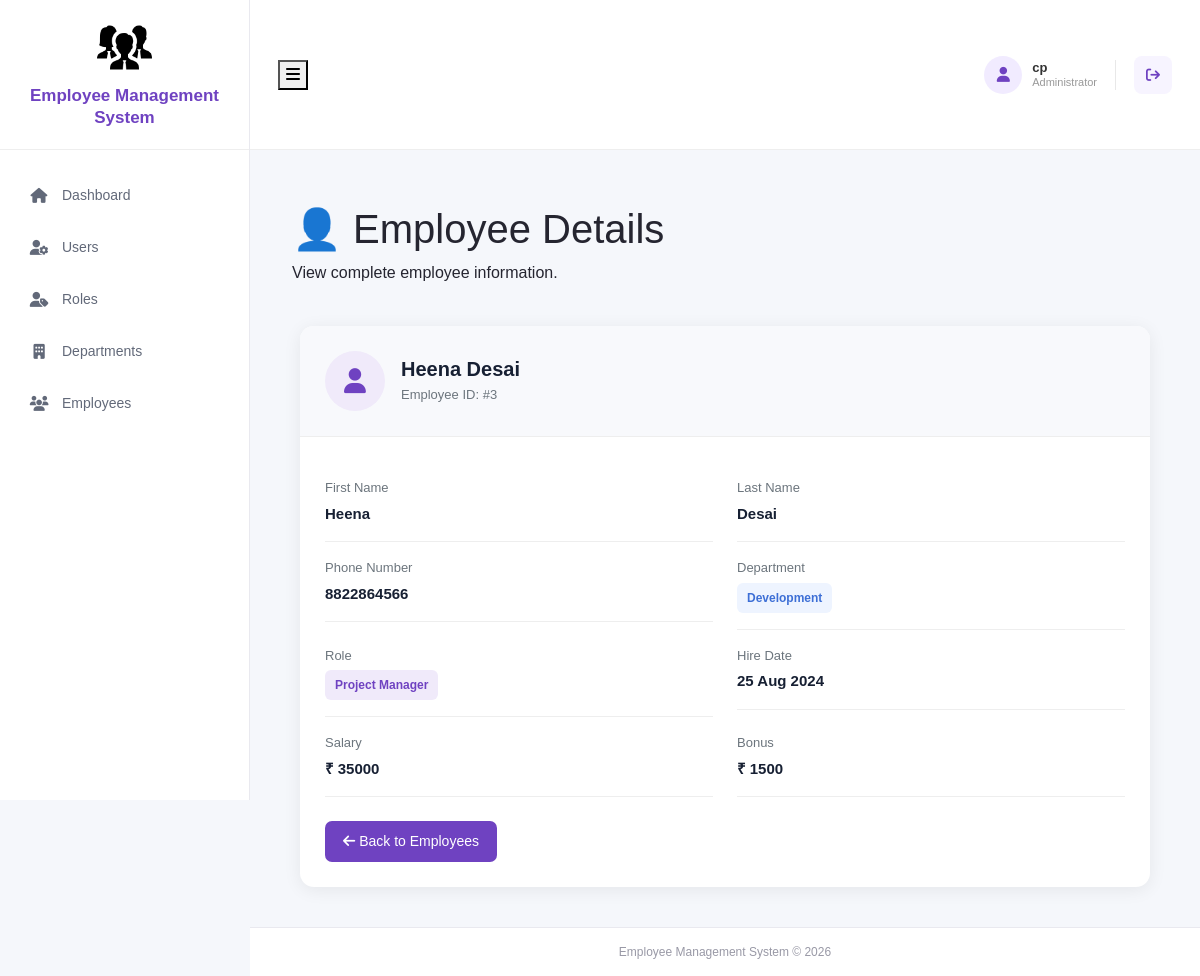
Page /employees/3/ (signed in) on the committed database.
### employee_app/models.py (models this page shows, shortened)
class Employee(models.Model):
     first_name = models.CharField(max_length=30,null=False)
     last_name = models.CharField(max_length=30,null=False)
     dept = models.ForeignKey(Department, on_delete=models.CASCADE)
     salary = models.IntegerField(default=0)
     bonus = models.IntegerField(default=0)
     role = models.ForeignKey(Role, on_delete=models.CASCADE)
     phone = models.IntegerField(default=0)
     hire_date = models.DateField()

class Department(models.Model):
     name = models.CharField(max_length=30, null=False)
     location = models.CharField(max_length=30)

class Role(models.Model):
     name = models.CharField(max_length=30, null=False)

### employee_app/views.py (the view)
@login_required
def show_emp(request, emp_id):
    employee = get_object_or_404(
        Employee.objects.select_related(
            'dept',
            'role'
        ),
        id=emp_id
    )
    return render(
        request,
        'employees/show_emp.html',
        {
            'employee': employee
        }
    )

### employee_app/templates/employees/show_emp.html (shortened to what this page needs)
{% extends 'base.html' %}
{% block content %}
<div class="container">
    <div class="page-header">
        <h1>👤 Employee Details</h1>
        <p>
            View complete employee information.
        </p>
    </div>
    <div class="detail-card">
        <div class="detail-header">
            <div class="employee-icon">
                <i class="fa-solid fa-user"></i>
            </div>
            <div>
                <h4>
                    {{ employee.first_name }}
                    {{ employee.last_name }}
                </h4>
                <p>
                    Employee ID: #{{ employee.id }}
                </p>
            </div>
        </div>
        <div class="detail-body">
            <div class="row">
                <div class="col-md-6">
                    <div class="detail-item">
                        <div class="detail-label">
                            First Name
                        </div>
                        <div class="detail-value">
                            {{ employee.first_name }}
                        </div>
                    </div>
                </div>
                <div class="col-md-6">
                    <div class="detail-item">
                        <div class="detail-label">
                            Last Name
                        </div>
                        <div class="detail-value">
                            {{ employee.last_name }}
                        </div>
                    </div>
                </div>
                <div class="col-md-6">
                    <div class="detail-item">
                        <div class="detail-label">
                            Phone Number
                        </div>
                        <div class="detail-value">
                            {{ employee.phone }}
                        </div>
                    </div>
                </div>
                <div class="col-md-6">
                    <div class="detail-item">
                        <div class="detail-label">
                            Department
                        </div>
                        <div class="detail-value">
                            <span class="department-badge">
                                {{ employee.dept.name }}
                            </span>
                        </div>
                    </div>
                </div>
                <div class="col-md-6">
                    <div class="detail-item">
                        <div class="detail-label">
                            Role
                        </div>
                        <div class="detail-value">
                            <span class="role-badge">
                                {{ employee.role.name }}
                            </span>
                        </div>
                    </div>
                </div>
                <div class="col-md-6">
                    <div class="detail-item">
                        <div class="detail-label">
                            Hire Date
                        </div>
                        <div class="detail-value">
                            {{ employee.hire_date|date:"d M Y" }}
                        </div>
                    </div>
                </div>
                <div class="col-md-6">
                    <div class="detail-item">
                        <div class="detail-label">
                            Salary
                        </div>
                        <div class="detail-value">
                            ₹ {{ employee.salary }}
                        </div>
                    </div>
                </div>
                <div class="col-md-6">
                    <div class="detail-item">
                        <div class="detail-label">
                            Bonus
                        </div>
                        <div class="detail-value">
                            ₹ {{ employee.bonus }}
                        </div>
                    </div>
                </div>
            </div>
            <div class="mt-4">
                <a
                    href="{% url 'index' %}"
                    class="back-btn"
                >
                    <i class="fa-solid fa-arrow-left"></i>
                    Back to Employees
                </a>
            </div>
        </div>
    </div>
</div>
{% endblock %}

### employee_app/templates/components/header.html (shortened to what this page needs)
<header class="top-header">
    <div class="header-left">
        <button
            class="sidebar-toggle"
            id="sidebarToggle"
            type="button"
        >
            <i class="fa-solid fa-bars"></i>
        </button>
    </div>
    <div class="header-right">
        <div class="user-profile">
            <div class="user-avatar">
                <i class="fa-solid fa-user"></i>
            </div>
            <div class="user-info">
                <strong>{{ request.user.username }}</strong>
                <small>Administrator</small>
            </div>
        </div>
        <a
            href="{% url 'logout' %}"
            class="logout-btn"
            title="Logout"
        >
            <i class="fa-solid fa-arrow-right-from-bracket"></i>
        </a>
    </div>
</header>

### employee_app/static/css/style.css (style rules this page uses)
* { box-sizing: border-box; }
body { margin: 0; background: #f5f7fb; font-family: Arial, sans-serif; color: #252530; }
.page-header { padding: 35px 0 25px; }
.detail-card { background: #ffffff; border-radius: 14px; box-shadow: 0 3px 18px rgba(0, 0, 0, 0.07); overflow: hidden; max-width: 850px; margin: 0 auto 40px; }
.detail-header { padding: 25px; background: #f8f9fc; border-bottom: 1px solid #eeeeee; display: flex; align-items: center; gap: 16px; }
.detail-header h4 { margin: 0 0 4px; font-size: 20px; font-weight: 600; color: #172033; }
.detail-header p { margin: 0; color: #6c757d; font-size: 13px; }
.employee-icon { width: 60px; height: 60px; border-radius: 50%; background: #f0eafa; color: #6f42c1; display: flex; align-items: center; justify-content: center; font-size: 25px; flex-shrink: 0; }
.detail-body { padding: 25px; }
.detail-item { padding: 16px 0; border-bottom: 1px solid #eeeeee; }
.detail-label { color: #6c757d; font-size: 13px; margin-bottom: 5px; }
.detail-value { color: #172033; font-weight: 600; font-size: 15px; }
.role-badge { display: inline-block; background: #f0eafa; color: #6f42c1; padding: 6px 10px; border-radius: 6px; font-size: 12px; font-weight: 600; }
.department-badge { display: inline-block; background: #eef4ff; color: #3d6fd6; padding: 6px 10px; border-radius: 6px; font-size: 12px; font-weight: 600; }
.back-btn { display: inline-block; background: #6f42c1; color: #ffffff; padding: 10px 18px; border-radius: 7px; font-size: 14px; font-weight: 500; text-decoration: none; }
.top-header { height: 150px; position: fixed; top: 0; left: 250px; right: 0; z-index: 1000; display: flex; align-items: center; justify-content: space-between; padding: 0 28px; background: #ffffff; border-bottom: 1px solid #eeeeee; }
.header-left { display: flex; align-items: center; gap: 18px; }
.header-right { display: flex; align-items: center; }
.user-profile { display: flex; align-items: center; gap: 10px; }
.user-avatar { width: 38px; height: 38px; border-radius: 50%; background: #f1ebff; color: #6f42c1; display: flex; align-items: center; justify-content: center; font-size: 15px; }
.user-info { display: flex; flex-direction: column; line-height: 1.25; }
.user-info strong { font-size: 13px; font-weight: 600; color: #333333; }
.user-info small { font-size: 11px; color: #999999; }
.logout-btn { width: 38px; height: 38px; border-radius: 8px; display: flex !important; align-items: center; justify-content: center; color: #6f42c1 !important; background: #f7f4ff; text-decoration: none !important; transition: all 0.2s ease; }
.logout-btn i { font-size: 14px; }

### rows in the picture
Employee: first_name "Heena", last_name "Desai", id "3", phone "8822864566", dept.name "Development", role.name "Project Manager", hire_date "25 Aug 2024", salary "35000", bonus "1500"

### other values in the picture
{{ request.user.username }} "cp"
